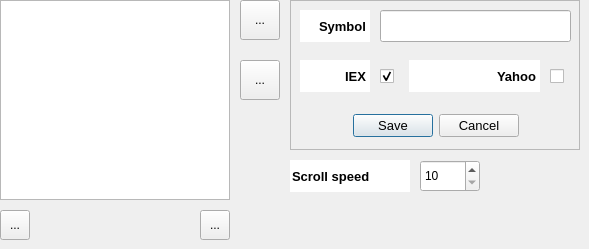
   <widget class="QWidget" name="ticker">
    <attribute name="title">
     <string>Ticker</string>
    </attribute>
    <widget class="QTableWidget" name="tickerTableWidget">
     <property name="geometry">
      <rect>
       <x>0</x>
       <y>0</y>
       <width>230</width>
       <height>200</height>
      </rect>
     </property>
     <property name="font">
      <font>
       <pointsize>9</pointsize>
      </font>
     </property>
     <property name="focusPolicy">
      <enum>Qt::ClickFocus</enum>
     </property>
     <property name="autoFillBackground">
      <bool>true</bool>
     </property>
     <property name="editTriggers">
      <set>QAbstractItemView::NoEditTriggers</set>
     </property>
     <property name="showDropIndicator" stdset="0">
      <bool>false</bool>
     </property>
     <property name="dragDropOverwriteMode">
      <bool>false</bool>
     </property>
     <property name="selectionBehavior">
      <enum>QAbstractItemView::SelectRows</enum>
     </property>
     <attribute name="horizontalHeaderVisible">
      <bool>false</bool>
     </attribute>
     <attribute name="horizontalHeaderStretchLastSection">
      <bool>true</bool>
     </attribute>
     <attribute name="verticalHeaderVisible">
      <bool>false</bool>
     </attribute>
     <attribute name="verticalHeaderHighlightSections">
      <bool>false</bool>
     </attribute>
    </widget>
    <widget class="QToolButton" name="addButton">
     <property name="geometry">
      <rect>
       <x>0</x>
       <y>210</y>
       <width>30</width>
       <height>30</height>
      </rect>
     </property>
     <property name="focusPolicy">
      <enum>Qt::NoFocus</enum>
     </property>
     <property name="text">
      <string>...</string>
     </property>
     <property name="icon">
      <iconset resource="../resources/ChartGeany.qrc">
       <normaloff>:/png/images/icons/PNG/Add_Symbol.png</normaloff>:/png/images/icons/PNG/Add_Symbol.png</iconset>
     </property>
    </widget>
    <widget class="QToolButton" name="minusButton">
     <property name="geometry">
      <rect>
       <x>200</x>
       <y>210</y>
       <width>30</width>
       <height>30</height>
      </rect>
     </property>
     <property name="focusPolicy">
      <enum>Qt::NoFocus</enum>
     </property>
     <property name="text">
      <string>...</string>
     </property>
     <property name="icon">
      <iconset resource="../resources/ChartGeany.qrc">
       <normaloff>:/png/images/icons/PNG/Minus_Symbol.png</normaloff>:/png/images/icons/PNG/Minus_Symbol.png</iconset>
     </property>
    </widget>
    <widget class="QFrame" name="addSymbolFrame">
     <property name="geometry">
      <rect>
       <x>290</x>
       <y>0</y>
       <width>290</width>
       <height>150</height>
      </rect>
     </property>
     <property name="focusPolicy">
      <enum>Qt::StrongFocus</enum>
     </property>
     <property name="frameShape">
      <enum>QFrame::StyledPanel</enum>
     </property>
     <property name="frameShadow">
      <enum>QFrame::Raised</enum>
     </property>
     <widget class="QLineEdit" name="symbolLbl">
      <property name="geometry">
       <rect>
        <x>10</x>
        <y>10</y>
        <width>70</width>
        <height>32</height>
       </rect>
      </property>
      <property name="font">
       <font>
        <pointsize>10</pointsize>
        <weight>75</weight>
        <bold>true</bold>
        <kerning>true</kerning>
       </font>
      </property>
      <property name="mouseTracking">
       <bool>false</bool>
      </property>
      <property name="focusPolicy">
       <enum>Qt::NoFocus</enum>
      </property>
      <property name="acceptDrops">
       <bool>false</bool>
      </property>
      <property name="autoFillBackground">
       <bool>true</bool>
      </property>
      <property name="locale">
       <locale language="English" country="UnitedStates"/>
      </property>
      <property name="text">
       <string>Symbol</string>
      </property>
      <property name="frame">
       <bool>false</bool>
      </property>
      <property name="alignment">
       <set>Qt::AlignRight|Qt::AlignTrailing|Qt::AlignVCenter</set>
      </property>
      <property name="readOnly">
       <bool>true</bool>
      </property>
     </widget>
     <widget class="QDialogButtonBox" name="symbolButtonBox">
      <property name="geometry">
       <rect>
        <x>10</x>
        <y>110</y>
        <width>271</width>
        <height>32</height>
       </rect>
      </property>
      <property name="font">
       <font>
        <pointsize>10</pointsize>
       </font>
      </property>
      <property name="focusPolicy">
       <enum>Qt::NoFocus</enum>
      </property>
      <property name="standardButtons">
       <set>QDialogButtonBox::Cancel|QDialogButtonBox::Save</set>
      </property>
      <property name="centerButtons">
       <bool>true</bool>
      </property>
     </widget>
     <widget class="QCheckBox" name="googleCheckBox">
      <property name="geometry">
       <rect>
        <x>90</x>
        <y>60</y>
        <width>24</width>
        <height>32</height>
       </rect>
      </property>
      <property name="font">
       <font>
        <pointsize>10</pointsize>
       </font>
      </property>
      <property name="focusPolicy">
       <enum>Qt::NoFocus</enum>
      </property>
      <property name="text">
       <string/>
      </property>
      <property name="checked">
       <bool>true</bool>
      </property>
     </widget>
     <widget class="QLineEdit" name="symbolEdit">
      <property name="geometry">
       <rect>
        <x>90</x>
        <y>10</y>
        <width>191</width>
        <height>32</height>
       </rect>
      </property>
      <property name="focusPolicy">
       <enum>Qt::StrongFocus</enum>
      </property>
      <property name="autoFillBackground">
       <bool>false</bool>
      </property>
      <property name="frame">
       <bool>true</bool>
      </property>
      <property name="readOnly">
       <bool>false</bool>
      </property>
     </widget>
     <widget class="QLineEdit" name="googleLbl">
      <property name="geometry">
       <rect>
        <x>10</x>
        <y>60</y>
        <width>70</width>
        <height>32</height>
       </rect>
      </property>
      <property name="font">
       <font>
        <pointsize>10</pointsize>
        <weight>75</weight>
        <bold>true</bold>
        <kerning>true</kerning>
       </font>
      </property>
      <property name="mouseTracking">
       <bool>false</bool>
      </property>
      <property name="focusPolicy">
       <enum>Qt::NoFocus</enum>
      </property>
      <property name="acceptDrops">
       <bool>false</bool>
      </property>
      <property name="autoFillBackground">
       <bool>true</bool>
      </property>
      <property name="locale">
       <locale language="English" country="UnitedStates"/>
      </property>
      <property name="text">
       <string>IEX</string>
      </property>
      <property name="frame">
       <bool>false</bool>
      </property>
      <property name="alignment">
       <set>Qt::AlignRight|Qt::AlignTrailing|Qt::AlignVCenter</set>
      </property>
      <property name="readOnly">
       <bool>true</bool>
      </property>
     </widget>
     <widget class="QLineEdit" name="yahooLbl">
      <property name="geometry">
       <rect>
        <x>119</x>
        <y>60</y>
        <width>131</width>
        <height>32</height>
       </rect>
      </property>
      <property name="font">
       <font>
        <pointsize>10</pointsize>
        <weight>75</weight>
        <bold>true</bold>
        <kerning>true</kerning>
       </font>
      </property>
      <property name="mouseTracking">
       <bool>false</bool>
      </property>
      <property name="focusPolicy">
       <enum>Qt::NoFocus</enum>
      </property>
      <property name="acceptDrops">
       <bool>false</bool>
      </property>
      <property name="autoFillBackground">
       <bool>true</bool>
      </property>
      <property name="locale">
       <locale language="English" country="UnitedStates"/>
      </property>
      <property name="text">
       <string>Yahoo</string>
      </property>
      <property name="frame">
       <bool>false</bool>
      </property>
      <property name="alignment">
       <set>Qt::AlignRight|Qt::AlignTrailing|Qt::AlignVCenter</set>
      </property>
      <property name="readOnly">
       <bool>true</bool>
      </property>
     </widget>
     <widget class="QCheckBox" name="yahooCheckBox">
      <property name="geometry">
       <rect>
        <x>260</x>
        <y>60</y>
        <width>24</width>
        <height>32</height>
       </rect>
      </property>
      <property name="font">
       <font>
        <pointsize>10</pointsize>
       </font>
      </property>
      <property name="focusPolicy">
       <enum>Qt::NoFocus</enum>
      </property>
      <property name="text">
       <string/>
      </property>
      <property name="checked">
       <bool>false</bool>
      </property>
     </widget>
    </widget>
    <widget class="QToolButton" name="upToolButton">
     <property name="geometry">
      <rect>
       <x>240</x>
       <y>0</y>
       <width>40</width>
       <height>40</height>
      </rect>
     </property>
     <property name="focusPolicy">
      <enum>Qt::NoFocus</enum>
     </property>
     <property name="text">
      <string>...</string>
     </property>
     <property name="icon">
      <iconset resource="../resources/ChartGeany.qrc">
       <normaloff>:/png/images/icons/PNG/Button_Up.png</normaloff>:/png/images/icons/PNG/Button_Up.png</iconset>
     </property>
     <property name="iconSize">
      <size>
       <width>32</width>
       <height>32</height>
      </size>
     </property>
    </widget>
    <widget class="QToolButton" name="downToolButton">
     <property name="geometry">
      <rect>
       <x>240</x>
       <y>60</y>
       <width>40</width>
       <height>40</height>
      </rect>
     </property>
     <property name="focusPolicy">
      <enum>Qt::NoFocus</enum>
     </property>
     <property name="text">
      <string>...</string>
     </property>
     <property name="icon">
      <iconset resource="../resources/ChartGeany.qrc">
       <normaloff>:/png/images/icons/PNG/Button_Down.png</normaloff>:/png/images/icons/PNG/Button_Down.png</iconset>
     </property>
     <property name="iconSize">
      <size>
       <width>32</width>
       <height>32</height>
      </size>
     </property>
    </widget>
    <widget class="QLineEdit" name="scrollSpeedLbl">
     <property name="geometry">
      <rect>
       <x>290</x>
       <y>160</y>
       <width>120</width>
       <height>32</height>
      </rect>
     </property>
     <property name="font">
      <font>
       <pointsize>10</pointsize>
       <weight>75</weight>
       <bold>true</bold>
       <kerning>true</kerning>
      </font>
     </property>
     <property name="mouseTracking">
      <bool>false</bool>
     </property>
     <property name="focusPolicy">
      <enum>Qt::NoFocus</enum>
     </property>
     <property name="acceptDrops">
      <bool>false</bool>
     </property>
     <property name="autoFillBackground">
      <bool>true</bool>
     </property>
     <property name="locale">
      <locale language="English" country="UnitedStates"/>
     </property>
     <property name="text">
      <string>Scroll speed</string>
     </property>
     <property name="frame">
      <bool>false</bool>
     </property>
     <property name="readOnly">
      <bool>true</bool>
     </property>
    </widget>
    <widget class="QSpinBox" name="scrollSpeedSpinBox">
     <property name="geometry">
      <rect>
       <x>420</x>
       <y>160</y>
       <width>60</width>
       <height>32</height>
      </rect>
     </property>
     <property name="focusPolicy">
      <enum>Qt::WheelFocus</enum>
     </property>
     <property name="minimum">
      <number>10</number>
     </property>
     <property name="maximum">
      <number>50</number>
     </property>
     <property name="singleStep">
      <number>10</number>
     </property>
     <property name="value">
      <number>10</number>
     </property>
    </widget>
   </widget>
